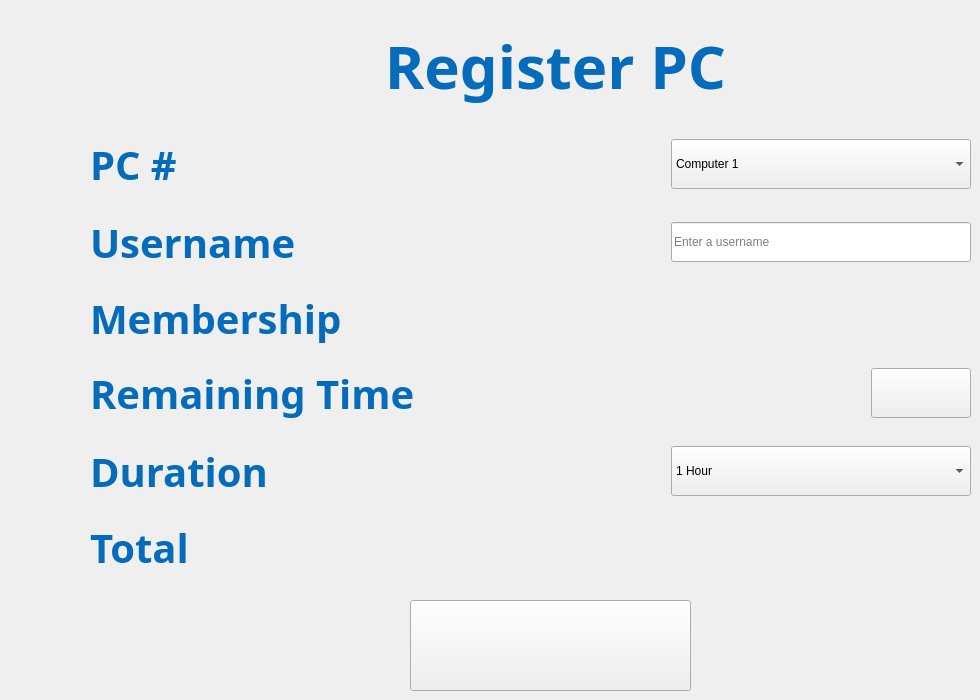
     <widget class="QWidget" name="page_4">
      <property name="styleSheet">
       <string notr="true">#page_4 {




}</string>
      </property>
      <widget class="QLabel" name="label">
       <property name="geometry">
        <rect>
         <x>300</x>
         <y>0</y>
         <width>511</width>
         <height>131</height>
        </rect>
       </property>
       <property name="font">
        <font>
         <family>Fredoka</family>
         <pointsize>45</pointsize>
         <bold>true</bold>
        </font>
       </property>
       <property name="styleSheet">
        <string notr="true">font-weight: bold;
color: #046CBB;
font-family: &quot;Fredoka&quot;;</string>
       </property>
       <property name="text">
        <string>Register PC</string>
       </property>
       <property name="alignment">
        <set>Qt::AlignCenter</set>
       </property>
      </widget>
      <widget class="QPushButton" name="pushButton_29">
       <property name="geometry">
        <rect>
         <x>410</x>
         <y>600</y>
         <width>281</width>
         <height>91</height>
        </rect>
       </property>
       <property name="styleSheet">
        <string notr="true">border-image:url(:/images/RegisterButton_RegistPage.png);</string>
       </property>
       <property name="text">
        <string/>
       </property>
      </widget>
      <widget class="QWidget" name="layoutWidget">
       <property name="geometry">
        <rect>
         <x>90</x>
         <y>120</y>
         <width>881</width>
         <height>471</height>
        </rect>
       </property>
       <layout class="QVBoxLayout" name="verticalLayout_3">
        <item>
         <layout class="QHBoxLayout" name="horizontalLayout_9">
          <item>
           <widget class="QLabel" name="label_29">
            <property name="font">
             <font>
              <family>Fredoka</family>
              <pointsize>30</pointsize>
              <bold>true</bold>
             </font>
            </property>
            <property name="styleSheet">
             <string notr="true">#label_29 {

font-weight: bold;
color: #046CBB;
font-family: &quot;Fredoka&quot;;
}</string>
            </property>
            <property name="text">
             <string>PC #</string>
            </property>
           </widget>
          </item>
          <item>
           <widget class="QComboBox" name="selectComputer">
            <property name="minimumSize">
             <size>
              <width>0</width>
              <height>50</height>
             </size>
            </property>
            <property name="maximumSize">
             <size>
              <width>300</width>
              <height>16777215</height>
             </size>
            </property>
            <property name="layoutDirection">
             <enum>Qt::LeftToRight</enum>
            </property>
            <property name="styleSheet">
             <string notr="true"/>
            </property>
            <property name="currentText">
             <string>Computer 1</string>
            </property>
            <property name="maxVisibleItems">
             <number>6</number>
            </property>
            <item>
             <property name="text">
              <string>Computer 1</string>
             </property>
            </item>
            <item>
             <property name="text">
              <string>Computer 2</string>
             </property>
            </item>
            <item>
             <property name="text">
              <string>Computer 3</string>
             </property>
            </item>
            <item>
             <property name="text">
              <string>Computer 4</string>
             </property>
            </item>
            <item>
             <property name="text">
              <string>Computer 5</string>
             </property>
            </item>
            <item>
             <property name="text">
              <string>Computer 6</string>
             </property>
            </item>
            <item>
             <property name="text">
              <string>Computer 7</string>
             </property>
            </item>
            <item>
             <property name="text">
              <string>Computer 8</string>
             </property>
            </item>
            <item>
             <property name="text">
              <string>Computer 9</string>
             </property>
            </item>
            <item>
             <property name="text">
              <string>Computer 10</string>
             </property>
            </item>
            <item>
             <property name="text">
              <string>Computer 11</string>
             </property>
            </item>
            <item>
             <property name="text">
              <string>Computer 12</string>
             </property>
            </item>
           </widget>
          </item>
         </layout>
        </item>
        <item>
         <layout class="QHBoxLayout" name="horizontalLayout_10">
          <item>
           <widget class="QLabel" name="label_25">
            <property name="font">
             <font>
              <family>Fredoka</family>
              <pointsize>30</pointsize>
              <bold>true</bold>
             </font>
            </property>
            <property name="styleSheet">
             <string notr="true">#label_25 {

font-weight: bold;
color: #046CBB;
font-family: &quot;Fredoka&quot;;
}</string>
            </property>
            <property name="text">
             <string>Username</string>
            </property>
           </widget>
          </item>
          <item>
           <widget class="QLineEdit" name="lineEdit">
            <property name="minimumSize">
             <size>
              <width>0</width>
              <height>40</height>
             </size>
            </property>
            <property name="maximumSize">
             <size>
              <width>300</width>
              <height>16777215</height>
             </size>
            </property>
            <property name="placeholderText">
             <string>Enter a username</string>
            </property>
           </widget>
          </item>
         </layout>
        </item>
        <item>
         <layout class="QHBoxLayout" name="horizontalLayout_3">
          <item>
           <widget class="QLabel" name="label_30">
            <property name="maximumSize">
             <size>
              <width>16777215</width>
              <height>50</height>
             </size>
            </property>
            <property name="font">
             <font>
              <family>Fredoka</family>
              <pointsize>30</pointsize>
              <bold>true</bold>
             </font>
            </property>
            <property name="styleSheet">
             <string notr="true">#label_30 {

font-weight: bold;
color: #046CBB;
font-family: &quot;Fredoka&quot;;
}</string>
            </property>
            <property name="text">
             <string>Membership</string>
            </property>
           </widget>
          </item>
          <item>
           <widget class="QLabel" name="MembershipLabel">
            <property name="minimumSize">
             <size>
              <width>305</width>
              <height>50</height>
             </size>
            </property>
            <property name="maximumSize">
             <size>
              <width>360</width>
              <height>50</height>
             </size>
            </property>
            <property name="font">
             <font>
              <pointsize>18</pointsize>
             </font>
            </property>
            <property name="text">
             <string/>
            </property>
            <property name="alignment">
             <set>Qt::AlignCenter</set>
            </property>
           </widget>
          </item>
         </layout>
        </item>
        <item>
         <layout class="QHBoxLayout" name="horizontalLayout_11">
          <item>
           <widget class="QLabel" name="label_26">
            <property name="font">
             <font>
              <family>Fredoka</family>
              <pointsize>30</pointsize>
              <bold>true</bold>
             </font>
            </property>
            <property name="styleSheet">
             <string notr="true">#label_26 {

font-weight: bold;
color: #046CBB;
font-family: &quot;Fredoka&quot;;
}</string>
            </property>
            <property name="text">
             <string>Remaining Time</string>
            </property>
           </widget>
          </item>
          <item>
           <widget class="QLabel" name="remainingTime">
            <property name="maximumSize">
             <size>
              <width>305</width>
              <height>16777215</height>
             </size>
            </property>
            <property name="font">
             <font>
              <pointsize>18</pointsize>
             </font>
            </property>
            <property name="layoutDirection">
             <enum>Qt::RightToLeft</enum>
            </property>
            <property name="text">
             <string/>
            </property>
            <property name="alignment">
             <set>Qt::AlignCenter</set>
            </property>
           </widget>
          </item>
          <item>
           <widget class="QPushButton" name="checkButton">
            <property name="minimumSize">
             <size>
              <width>100</width>
              <height>0</height>
             </size>
            </property>
            <property name="maximumSize">
             <size>
              <width>100</width>
              <height>50</height>
             </size>
            </property>
            <property name="styleSheet">
             <string notr="true">border-image:url(:/images/CheckButton_RegistPage.png);</string>
            </property>
            <property name="text">
             <string/>
            </property>
           </widget>
          </item>
         </layout>
        </item>
        <item>
         <layout class="QHBoxLayout" name="horizontalLayout_12">
          <item>
           <widget class="QLabel" name="label_27">
            <property name="font">
             <font>
              <family>Fredoka</family>
              <pointsize>30</pointsize>
              <bold>true</bold>
             </font>
            </property>
            <property name="styleSheet">
             <string notr="true">#label_27 {

font-weight: bold;
color: #046CBB;
font-family: &quot;Fredoka&quot;;
}</string>
            </property>
            <property name="text">
             <string>Duration</string>
            </property>
           </widget>
          </item>
          <item>
           <widget class="QComboBox" name="durationBox">
            <property name="minimumSize">
             <size>
              <width>0</width>
              <height>50</height>
             </size>
            </property>
            <property name="maximumSize">
             <size>
              <width>300</width>
              <height>16777215</height>
             </size>
            </property>
            <property name="currentText">
             <string>1 Hour</string>
            </property>
            <property name="currentIndex">
             <number>0</number>
            </property>
            <property name="maxVisibleItems">
             <number>6</number>
            </property>
            <item>
             <property name="text">
              <string>1 Hour</string>
             </property>
            </item>
            <item>
             <property name="text">
              <string>2 Hour</string>
             </property>
            </item>
            <item>
             <property name="text">
              <string>3 Hour</string>
             </property>
            </item>
            <item>
             <property name="text">
              <string>4 Hour</string>
             </property>
            </item>
            <item>
             <property name="text">
              <string>5 Hour</string>
             </property>
            </item>
            <item>
             <property name="text">
              <string>6 Hour</string>
             </property>
            </item>
           </widget>
          </item>
         </layout>
        </item>
        <item>
         <layout class="QHBoxLayout" name="horizontalLayout_13">
          <item>
           <widget class="QLabel" name="label_28">
            <property name="minimumSize">
             <size>
              <width>0</width>
              <height>50</height>
             </size>
            </property>
            <property name="maximumSize">
             <size>
              <width>16777215</width>
              <height>50</height>
             </size>
            </property>
            <property name="font">
             <font>
              <family>Fredoka</family>
              <pointsize>30</pointsize>
              <bold>true</bold>
             </font>
            </property>
            <property name="styleSheet">
             <string notr="true">#label_28 {

font-weight: bold;
color: #046CBB;
font-family: &quot;Fredoka&quot;;
}</string>
            </property>
            <property name="text">
             <string>Total</string>
            </property>
           </widget>
          </item>
          <item>
           <widget class="QLabel" name="priceLabel">
            <property name="minimumSize">
             <size>
              <width>305</width>
              <height>50</height>
             </size>
            </property>
            <property name="maximumSize">
             <size>
              <width>360</width>
              <height>50</height>
             </size>
            </property>
            <property name="font">
             <font>
              <pointsize>18</pointsize>
             </font>
            </property>
            <property name="text">
             <string/>
            </property>
            <property name="alignment">
             <set>Qt::AlignCenter</set>
            </property>
           </widget>
          </item>
         </layout>
        </item>
       </layout>
      </widget>
     </widget>
